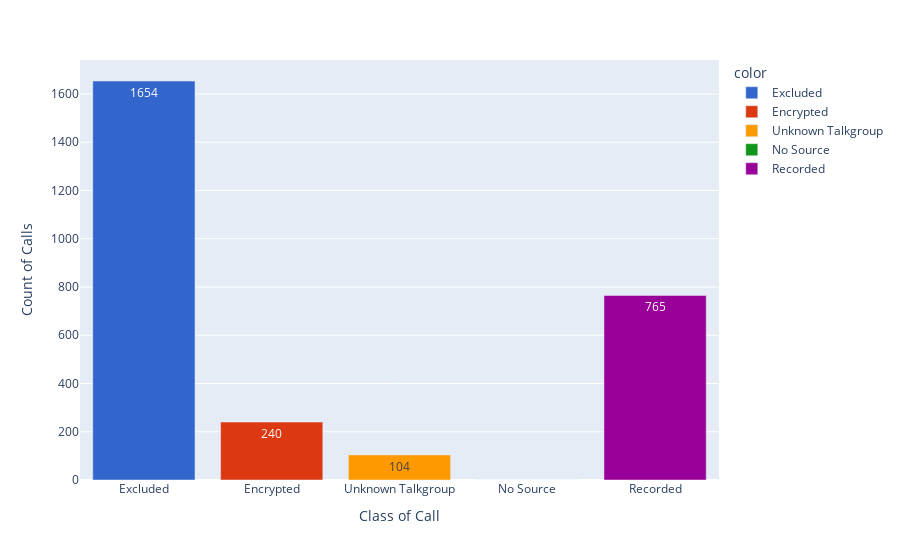

Here is the notebook cell this chart was saved with:
### Code cell
total_call_count = calldf.shape[0]

excludeddf = calldf[calldf["callclass"] == "excluded"]
excluded_call_count = excludeddf["callclass"].shape[0]

encrypteddf = calldf[calldf["callclass"] == "encrypted"]
encrypted_call_count = encrypteddf["callclass"].shape[0]

unknowndf = calldf[calldf["callclass"] == "unknown_tg"]
unknown_talkgroup_count = unknowndf["callclass"].shape[0]

nosourcedf = calldf[calldf["callclass"] == "no_source"]
no_source_count = nosourcedf["callclass"].shape[0]

standarddf = calldf[calldf["callclass"] == "standard"]
standard_count = standarddf["callclass"].shape[0]

# display(f"The Total Number of Calls is: {total_call_count}")
# display("Of those:")
# display(
#     f"{excluded_call_count} were excluded, likely due to the talkgroup being excluded"
# )
# display(f"{encrypted_call_count} were encrypted and not recorded")
# display(
#     f"{unknown_talkgroup_count} were in an unknown talkgroup and were recorded or not based on your settings"
# )
# display(f"{no_source_count } had no source covering the frequency")
# doublecheck = (
#     excluded_call_count
#     + encrypted_call_count
#     + unknown_talkgroup_count
#     + no_source_count
#     + standard_count
# )
# display(f"Temporary double-check: {doublecheck} should match {calldf.shape[0]}")

# Graph time!
callcounts = [
    excluded_call_count,
    encrypted_call_count,
    unknown_talkgroup_count,
    no_source_count,
    standard_count,
]
callcategories = ("Excluded", "Encrypted", "Unknown Talkgroup", "No Source", "Recorded")

px.bar(
    x=callcategories,
    y=callcounts,
    color=callcategories,
    color_discrete_sequence=px.colors.qualitative.G10,
    labels={"x": "Class of Call", "y": "Count of Calls"},
    text_auto=True,
)

### Figure 1 — Plotly figure (JSON) as saved in the notebook; plotly's stock layout.template omitted (floating-point values rounded to 4 significant figures)
{"data": [{"alignmentgroup": "True", "hovertemplate": "color=Excluded<br>Class of Call=%{x}<br>Count of Calls=%{y}<extra></extra>", "legendgroup": "Excluded", "marker": {"color": "#3366CC", "pattern": {"shape": ""}}, "name": "Excluded", "offsetgroup": "Excluded", "orientation": "v", "showlegend": true, "textposition": "auto", "texttemplate": "%{y}", "type": "bar", "x": ["Excluded"], "xaxis": "x", "y": [1654], "yaxis": "y"}, {"alignmentgroup": "True", "hovertemplate": "color=Encrypted<br>Class of Call=%{x}<br>Count of Calls=%{y}<extra></extra>", "legendgroup": "Encrypted", "marker": {"color": "#DC3912", "pattern": {"shape": ""}}, "name": "Encrypted", "offsetgroup": "Encrypted", "orientation": "v", "showlegend": true, "textposition": "auto", "texttemplate": "%{y}", "type": "bar", "x": ["Encrypted"], "xaxis": "x", "y": [240], "yaxis": "y"}, {"alignmentgroup": "True", "hovertemplate": "color=Unknown Talkgroup<br>Class of Call=%{x}<br>Count of Calls=%{y}<extra></extra>", "legendgroup": "Unknown Talkgroup", "marker": {"color": "#FF9900", "pattern": {"shape": ""}}, "name": "Unknown Talkgroup", "offsetgroup": "Unknown Talkgroup", "orientation": "v", "showlegend": true, "textposition": "auto", "texttemplate": "%{y}", "type": "bar", "x": ["Unknown Talkgroup"], "xaxis": "x", "y": [104], "yaxis": "y"}, {"alignmentgroup": "True", "hovertemplate": "color=No Source<br>Class of Call=%{x}<br>Count of Calls=%{y}<extra></extra>", "legendgroup": "No Source", "marker": {"color": "#109618", "pattern": {"shape": ""}}, "name": "No Source", "offsetgroup": "No Source", "orientation": "v", "showlegend": true, "textposition": "auto", "texttemplate": "%{y}", "type": "bar", "x": ["No Source"], "xaxis": "x", "y": [0], "yaxis": "y"}, {"alignmentgroup": "True", "hovertemplate": "color=Recorded<br>Class of Call=%{x}<br>Count of Calls=%{y}<extra></extra>", "legendgroup": "Recorded", "marker": {"color": "#990099", "pattern": {"shape": ""}}, "name": "Recorded", "offsetgroup": "Recorded", "orientation": "v", "showlegend": true, "textposition": "auto", "texttemplate": "%{y}", "type": "bar", "x": ["Recorded"], "xaxis": "x", "y": [765], "yaxis": "y"}], "layout": {"barmode": "relative", "legend": {"title": {"text": "color"}, "tracegroupgap": 0}, "margin": {"t": 60}, "xaxis": {"anchor": "y", "domain": [0, 1], "title": {"text": "Class of Call"}}, "yaxis": {"anchor": "x", "domain": [0, 1], "title": {"text": "Count of Calls"}}}}
